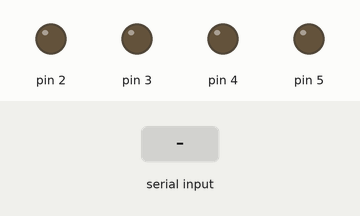
Recording of a sketch running on a simulated Arduino Uno, built with avr-gcc and run on an emulated ATmega328P. On the bench: output pins drawn as LEDs (lit = HIGH). The test bench sets the inputs (shaded band).

Above: at 1.2 s.
1.3 s: "Forward" received over Serial
At 3.1 s:
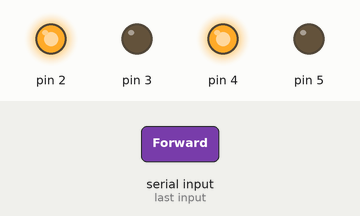
3.8 s: "Backward" received over Serial
At 5.1 s:
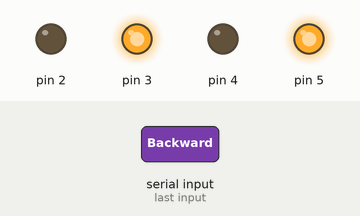
6.3 s: "Right" received over Serial
At 8.1 s:
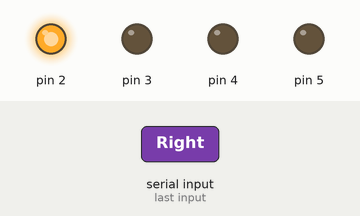
8.8 s: "Left" received over Serial
At 11.0 s:
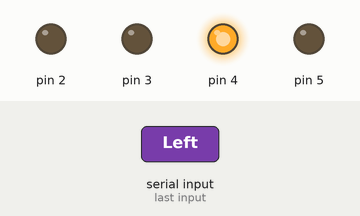
11.3 s: "Stop" received over Serial
At 13.0 s:
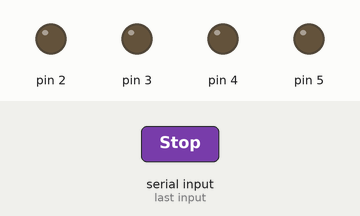
Timing chart, 0 to 14.5 s (numbered marks = the images above; inputs shaded):
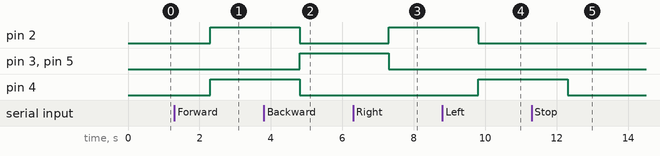

The sketch:

main.ino
```cpp
void setup()
{
  pinMode(2,OUTPUT);
  pinMode(3,OUTPUT);
  pinMode(4,OUTPUT);
  pinMode(5,OUTPUT);
  Serial.begin(9600);
}

void loop()
{
	if (Serial.available())
    {
      String val = Serial.readString();
      if (val == "Forward")
      {
		digitalWrite(2,1); // Left Motor
  		digitalWrite(3,0); // Left Motor
        digitalWrite(4,1); // Right Motor
  		digitalWrite(5,0); // Right Motor
      }
       else if (val == "Backward")
      {
		digitalWrite(2,0);
  		digitalWrite(3,1);
        digitalWrite(4,0);
  		digitalWrite(5,1);
      }
       else if (val == "Right")
      {
		digitalWrite(2,1);
  		digitalWrite(3,0);
        digitalWrite(4,0);
  		digitalWrite(5,0);
      }
      else if (val == "Left")
      {
		digitalWrite(2,0);
  		digitalWrite(3,0);
        digitalWrite(4,1);
  		digitalWrite(5,0);
      }
      else if (val == "Stop")
      {
		digitalWrite(2,0);
  		digitalWrite(3,0);
        digitalWrite(4,0);
  		digitalWrite(5,0);
      }
    }


}
```

Measured:
- after the input at 1.3 s, pin 2, pin 4: LOW → HIGH after 1.0 s
- after the input at 3.8 s, pin 2, pin 4: HIGH → LOW after 1.0 s; pin 3, pin 5: LOW → HIGH after 1.0 s
- after the input at 6.3 s, pin 2: LOW → HIGH after 1.0 s; pin 3, pin 5: HIGH → LOW after 1.0 s
- after the input at 8.8 s, pin 2: HIGH → LOW after 1.0 s; pin 4: LOW → HIGH after 1.0 s
- after the input at 11.3 s, pin 4: HIGH → LOW after 1.0 s
